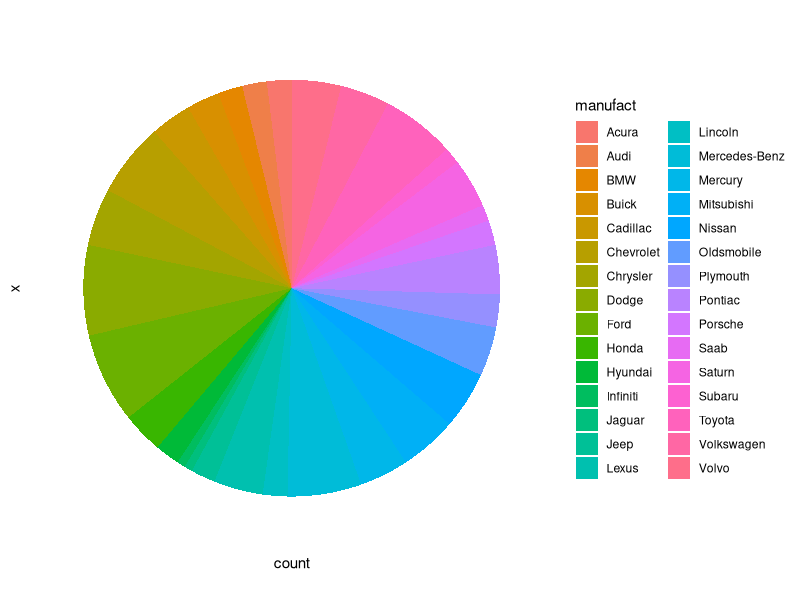
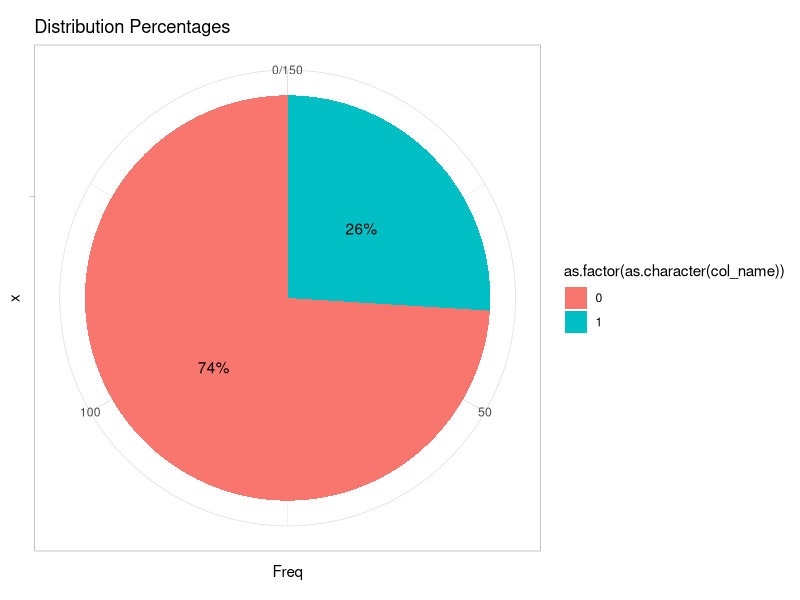
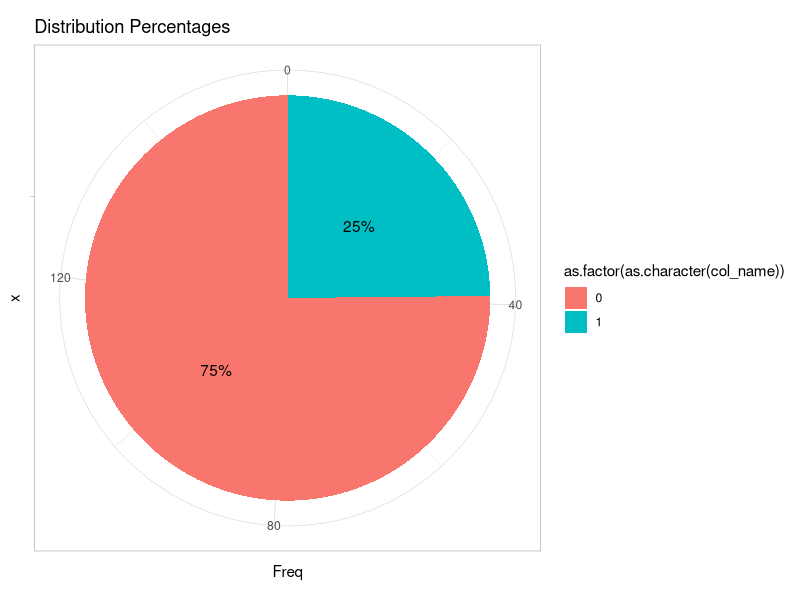

Recreate these plots in R, in order.
## ---- chunk 1
library(readxl)
Sales_Data <- read_excel("Sales_Data.xlsx")
View(Sales_Data)
head(Sales_Data)
## ---- chunk 2
colnames(Sales_Data)
## ---- chunk 3
numeric_cols = c("sales","resale","type","price", "engine_s", "horsepow",  "wheelbas",  "width", "length", "curb_wgt", "fuel_cap","mpg",  "Grp_Horse")
Sales_Data[, numeric_cols] = lapply(Sales_Data[,numeric_cols], as.numeric)  
str(Sales_Data)
## ---- chunk 4
summary(Sales_Data)
## ---- chunk 5
num_col = Sales_Data[,numeric_cols]
str_col = Sales_Data[,1:2]

missing_data = data.frame(columns = colnames(str_col),
                          missing_val = colSums(str_col == "NULL"),
                          perc_missing = colMeans(str_col == "NULL"))
num_miss = data.frame(columns = colnames(num_col),
                          missing_val = colSums(is.na(num_col)),
                          perc_missing = colMeans(is.na(num_col)))

missing_data = rbind(missing_data, num_miss)
View(missing_data)
missing_data

## ---- chunk 6
# check for na 
any(is.na(Sales_Data))
## ---- chunk 7
# check for null
any(is.null(Sales_Data))
## ---- chunk 8
ncol(Sales_Data)
## ---- chunk 9
nrow(Sales_Data)
## ---- chunk 10
ncol(Sales_Data) * ncol(Sales_Data)
## ---- chunk 11
library(zoo)
Sales_Data$manufact[Sales_Data$manufact == "NULL!"] = NA
Sales_Data$manufact = na.locf(Sales_Data$manufact)

# confirm if any na are in the manufact column 
any(is.na(Sales_Data$manufact))
## ---- chunk 12
unique(Sales_Data$manufact)
## ---- chunk 13
cars = data.frame(manufact = Sales_Data$manufact,
                  model = Sales_Data$model,
                  count = rep(1, 157))
library(dplyr)
cars = cars %>% group_by(manufact) %>%summarise(count = sum(count))
## ---- chunk 14
cars
## ---- chunk 15
library(ggplot2)

ggplot(cars, aes(x= "", y = count, fill = manufact))+
  geom_bar(stat = "identity", width = 1)+
  coord_polar("y", start = 0)+
  theme_classic() +
  theme(axis.line = element_blank(),
          axis.text = element_blank(),
          axis.ticks = element_blank())
## ---- chunk 16
colnames(Sales_Data[,numeric_cols])
## ---- chunk 17
# distribution plot function
plot_distrib = function(col_name){
  # convert the data into columns
  col_vals = data.frame(table(col_name))
  col_vals$percent = col_vals$Freq / sum(col_vals$Freq) * 100
  # plot the distibution
  plot = ggplot(col_vals, aes(x = "", y = Freq, fill = as.factor(as.character(col_name)))) +
    geom_bar(stat = "identity") +
    coord_polar("y") +
    geom_text(aes(label = paste0(round(percent), "%")), position = position_stack(vjust = 0.5)) +
    ggtitle("Distribution Percentages") +
    theme_light()
  return(plot)
}
## ---- chunk 18
# imputation func
calc_mod = function(x){
  uniq_x = unique(x)
  uniq_x[which.max(tabulate(match(x, uniq_x)))]
}
## ---- chunk 19
plot_distrib(Sales_Data$type)
Sales_Data$type = ifelse(is.na(Sales_Data$type), calc_mod(Sales_Data$type), Sales_Data$type)

# Check if any na is left in the column
if(any(is.na(Sales_Data$type))){
  print("There are still na values in: type")
}else{
  print("No na values in: type")
}

# replot the distribution to see if it is consistent
plot_distrib(Sales_Data$type)
